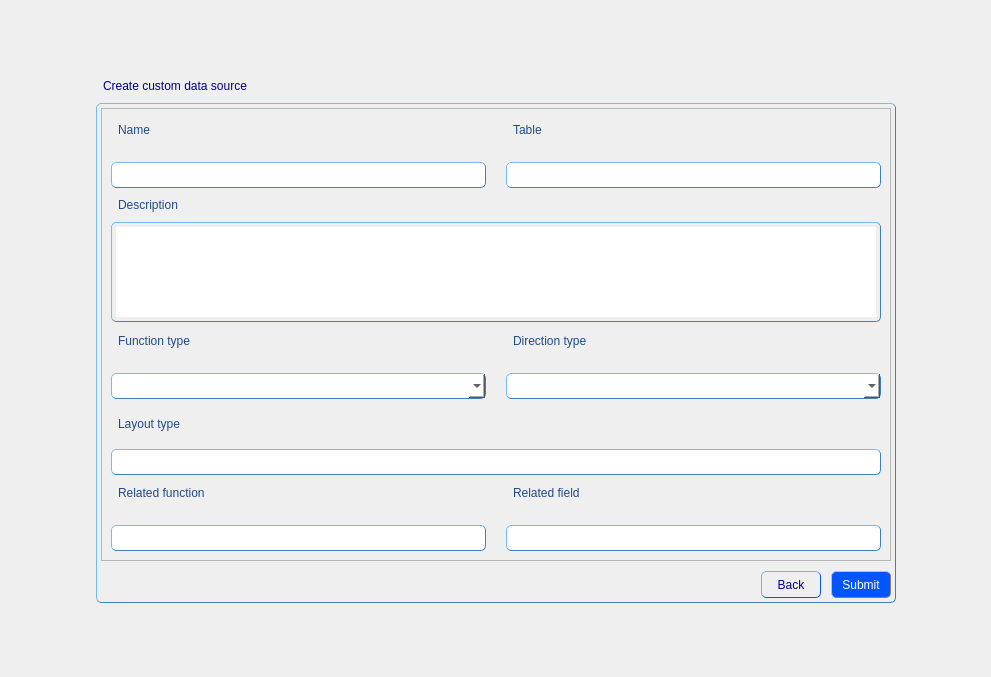
<?xml version="1.0" encoding="UTF-8"?>
<ui version="4.0">
 <class>CreateDataSourceForm</class>
 <widget class="QWidget" name="CreateDataSourceForm">
  <property name="geometry">
   <rect>
    <x>0</x>
    <y>0</y>
    <width>991</width>
    <height>677</height>
   </rect>
  </property>
  <property name="windowTitle">
   <string>Form</string>
  </property>
  <property name="styleSheet">
   <string notr="true">QPushButton {
               font: 10pt &quot;MS Shell Dlg 2&quot;;
              }

QPushButton:hover {
               color: blue;
               border: 1px solid grey;
               }

QPushButton:pressed {
               color:  darkblue;
               background: shadow;
               border-style: inset;
               }
QGroupBox {
               color: black;
               padding: 4px;
               border: 1px solid rgb(63, 127, 191); 
               border-radius: 5px;
               border-style: outset;
              }
QLabel {
               color: rgb(32, 74, 135);
               padding: 4px;
               border-radius: 5px;
               border-style: outset;
	           font: 11pt &quot;MS Shell Dlg 2&quot;;
              }
QLineEdit {
               color: black;
               padding: 4px;
               border: 1px solid rgb(63, 127, 191); 
               border-radius: 5px;
               border-style: outset;
	           font: 10pt &quot;MS Shell Dlg 2&quot;;
              }
QRadioButton {
               color: rgb(32, 74, 135);
               padding: 4px;
               border-radius: 5px;
               border-style: outset;
	           font: 11pt &quot;MS Shell Dlg 2&quot;;
              }
QTextEdit {
               color: black;
               padding: 4px;
               border: 1px solid rgb(63, 127, 191); 
               border-radius: 5px;
               border-style: outset;
	           font: 10pt &quot;MS Shell Dlg 2&quot;;
              }
QComboBox {
			   color: black;
               padding: 4px;
               border: 1px solid rgb(63, 127, 191); 
               border-radius: 5px;
               border-style: outset;
               font: 9pt &quot;MS Shell Dlg 2&quot;;
			   background-color: rgb(255, 255, 255);
              }</string>
  </property>
  <layout class="QGridLayout" name="gridLayout_3">
   <item row="2" column="1">
    <widget class="QGroupBox" name="groupBox">
     <property name="sizePolicy">
      <sizepolicy hsizetype="Preferred" vsizetype="Preferred">
       <horstretch>0</horstretch>
       <verstretch>0</verstretch>
      </sizepolicy>
     </property>
     <property name="minimumSize">
      <size>
       <width>800</width>
       <height>500</height>
      </size>
     </property>
     <property name="maximumSize">
      <size>
       <width>700</width>
       <height>500</height>
      </size>
     </property>
     <property name="styleSheet">
      <string notr="true"/>
     </property>
     <property name="title">
      <string/>
     </property>
     <layout class="QGridLayout" name="gridLayout">
      <property name="leftMargin">
       <number>0</number>
      </property>
      <property name="topMargin">
       <number>0</number>
      </property>
      <property name="rightMargin">
       <number>0</number>
      </property>
      <property name="bottomMargin">
       <number>0</number>
      </property>
      <property name="spacing">
       <number>0</number>
      </property>
      <item row="3" column="0">
       <layout class="QHBoxLayout" name="horizontalLayout_4">
        <property name="spacing">
         <number>0</number>
        </property>
        <item>
         <spacer name="horizontalSpacer">
          <property name="orientation">
           <enum>Qt::Horizontal</enum>
          </property>
          <property name="sizeHint" stdset="0">
           <size>
            <width>40</width>
            <height>20</height>
           </size>
          </property>
         </spacer>
        </item>
        <item>
         <widget class="QToolButton" name="backButton">
          <property name="minimumSize">
           <size>
            <width>60</width>
            <height>0</height>
           </size>
          </property>
          <property name="styleSheet">
           <string notr="true">QToolButton {
                color: darkblue;
               padding: 4px;
               border: 1px solid rgb(0, 85, 255); 
               border-radius: 5px;
               border-style: outset;
               font: 10pt &quot;MS Shell Dlg 2&quot;;
              }

QToolButton:hover {
               color: white;
               border: 1px solid grey;
               background-color: rgb(0, 78, 235);
               }

QToolButton:pressed {
               color: rgb(0, 0, 197)
               background: shadow;
               border-style: inset;
               }</string>
          </property>
          <property name="text">
           <string>Back</string>
          </property>
         </widget>
        </item>
        <item>
         <spacer name="horizontalSpacer_6">
          <property name="orientation">
           <enum>Qt::Horizontal</enum>
          </property>
          <property name="sizeType">
           <enum>QSizePolicy::Minimum</enum>
          </property>
          <property name="sizeHint" stdset="0">
           <size>
            <width>10</width>
            <height>20</height>
           </size>
          </property>
         </spacer>
        </item>
        <item>
         <widget class="QToolButton" name="submitButton">
          <property name="minimumSize">
           <size>
            <width>60</width>
            <height>0</height>
           </size>
          </property>
          <property name="styleSheet">
           <string notr="true">QToolButton {
               color: white;
               padding: 4px;
               border: 1px solid grey; 
               border-radius: 5px;
               border-style: outset;
               max-width: 120px;
               background-color: rgb(0, 85, 255);
               font: 10pt &quot;MS Shell Dlg 2&quot;;
              }

QToolButton:hover {
               color: darkblue;
               border: 1px solid grey;
               background-color: rgb(255, 255, 255);
               }

QToolButton:pressed {
               color: rgb(0, 0, 197)
               background: shadow;
               border-style: inset;
			    background-color: rgb(0, 78, 235);
               }</string>
          </property>
          <property name="text">
           <string>Submit</string>
          </property>
         </widget>
        </item>
       </layout>
      </item>
      <item row="1" column="0">
       <widget class="QScrollArea" name="scrollArea">
        <property name="styleSheet">
         <string notr="true"/>
        </property>
        <property name="widgetResizable">
         <bool>true</bool>
        </property>
        <widget class="QWidget" name="scrollAreaWidgetContents">
         <property name="geometry">
          <rect>
           <x>0</x>
           <y>0</y>
           <width>788</width>
           <height>448</height>
          </rect>
         </property>
         <layout class="QGridLayout" name="gridLayout_2">
          <item row="0" column="0">
           <layout class="QHBoxLayout" name="horizontalLayout">
            <property name="spacing">
             <number>20</number>
            </property>
            <item>
             <layout class="QVBoxLayout" name="verticalLayout">
              <item>
               <widget class="QLabel" name="label_2">
                <property name="text">
                 <string>Name</string>
                </property>
               </widget>
              </item>
              <item>
               <widget class="QLineEdit" name="nameLine"/>
              </item>
             </layout>
            </item>
            <item>
             <layout class="QVBoxLayout" name="verticalLayout_2">
              <item>
               <widget class="QLabel" name="label_3">
                <property name="text">
                 <string>Table</string>
                </property>
               </widget>
              </item>
              <item>
               <widget class="QLineEdit" name="tableLine"/>
              </item>
             </layout>
            </item>
           </layout>
          </item>
          <item row="1" column="0">
           <layout class="QVBoxLayout" name="verticalLayout_3">
            <item>
             <widget class="QLabel" name="label_4">
              <property name="text">
               <string>Description</string>
              </property>
             </widget>
            </item>
            <item>
             <widget class="QTextEdit" name="descreptionEdit">
              <property name="sizePolicy">
               <sizepolicy hsizetype="Expanding" vsizetype="Maximum">
                <horstretch>0</horstretch>
                <verstretch>0</verstretch>
               </sizepolicy>
              </property>
              <property name="maximumSize">
               <size>
                <width>16777215</width>
                <height>100</height>
               </size>
              </property>
             </widget>
            </item>
           </layout>
          </item>
          <item row="2" column="0">
           <layout class="QHBoxLayout" name="horizontalLayout_2">
            <property name="spacing">
             <number>20</number>
            </property>
            <item>
             <layout class="QVBoxLayout" name="verticalLayout_4">
              <item>
               <widget class="QLabel" name="label_5">
                <property name="text">
                 <string>Function type</string>
                </property>
               </widget>
              </item>
              <item>
               <widget class="QComboBox" name="funcTypeBox"/>
              </item>
             </layout>
            </item>
            <item>
             <layout class="QVBoxLayout" name="verticalLayout_5">
              <item>
               <widget class="QLabel" name="label_6">
                <property name="text">
                 <string>Direction type</string>
                </property>
               </widget>
              </item>
              <item>
               <widget class="QComboBox" name="descriptionTypeBox"/>
              </item>
             </layout>
            </item>
           </layout>
          </item>
          <item row="3" column="0">
           <layout class="QVBoxLayout" name="verticalLayout_8">
            <item>
             <widget class="QLabel" name="label_7">
              <property name="text">
               <string>Layout type</string>
              </property>
             </widget>
            </item>
            <item>
             <widget class="QLineEdit" name="layoutTypeLine"/>
            </item>
           </layout>
          </item>
          <item row="4" column="0">
           <layout class="QHBoxLayout" name="horizontalLayout_3">
            <property name="spacing">
             <number>20</number>
            </property>
            <item>
             <layout class="QVBoxLayout" name="verticalLayout_7">
              <item>
               <widget class="QLabel" name="label_8">
                <property name="text">
                 <string>Related function</string>
                </property>
               </widget>
              </item>
              <item>
               <widget class="QLineEdit" name="relFuncLine"/>
              </item>
             </layout>
            </item>
            <item>
             <layout class="QVBoxLayout" name="verticalLayout_6">
              <item>
               <widget class="QLabel" name="label_9">
                <property name="text">
                 <string>Related field</string>
                </property>
               </widget>
              </item>
              <item>
               <widget class="QLineEdit" name="relFieldLine"/>
              </item>
             </layout>
            </item>
           </layout>
          </item>
         </layout>
        </widget>
       </widget>
      </item>
      <item row="2" column="0">
       <spacer name="verticalSpacer">
        <property name="orientation">
         <enum>Qt::Vertical</enum>
        </property>
        <property name="sizeType">
         <enum>QSizePolicy::Maximum</enum>
        </property>
        <property name="sizeHint" stdset="0">
         <size>
          <width>20</width>
          <height>10</height>
         </size>
        </property>
       </spacer>
      </item>
     </layout>
    </widget>
   </item>
   <item row="1" column="1">
    <widget class="QLabel" name="label">
     <property name="styleSheet">
      <string notr="true">QLabel {
               color: darkblue;
               padding: 4px;
               border-radius: 5px;
               border-style: outset;
	           font: 12pt &quot;MS Shell Dlg 2&quot;;
              }</string>
     </property>
     <property name="text">
      <string>Create custom data source</string>
     </property>
    </widget>
   </item>
   <item row="0" column="1">
    <spacer name="verticalSpacer_3">
     <property name="orientation">
      <enum>Qt::Vertical</enum>
     </property>
     <property name="sizeHint" stdset="0">
      <size>
       <width>20</width>
       <height>40</height>
      </size>
     </property>
    </spacer>
   </item>
   <item row="2" column="0">
    <spacer name="horizontalSpacer_2">
     <property name="orientation">
      <enum>Qt::Horizontal</enum>
     </property>
     <property name="sizeHint" stdset="0">
      <size>
       <width>40</width>
       <height>20</height>
      </size>
     </property>
    </spacer>
   </item>
   <item row="3" column="1">
    <spacer name="verticalSpacer_2">
     <property name="orientation">
      <enum>Qt::Vertical</enum>
     </property>
     <property name="sizeHint" stdset="0">
      <size>
       <width>20</width>
       <height>40</height>
      </size>
     </property>
    </spacer>
   </item>
   <item row="2" column="2">
    <spacer name="horizontalSpacer_3">
     <property name="orientation">
      <enum>Qt::Horizontal</enum>
     </property>
     <property name="sizeHint" stdset="0">
      <size>
       <width>40</width>
       <height>20</height>
      </size>
     </property>
    </spacer>
   </item>
  </layout>
 </widget>
 <resources/>
 <connections/>
</ui>
